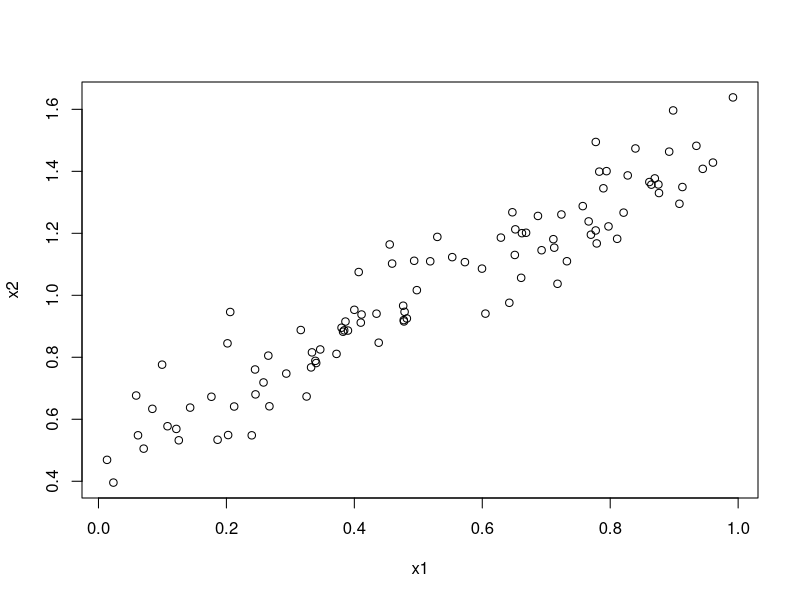
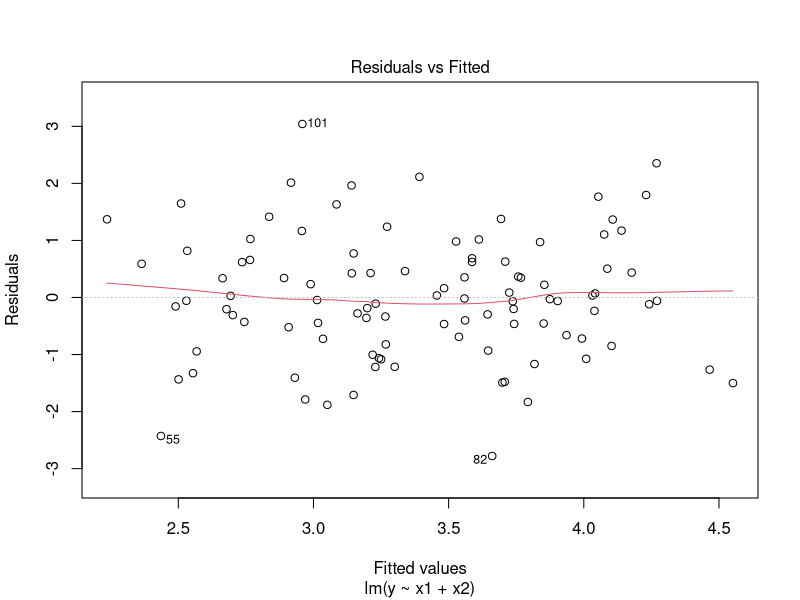
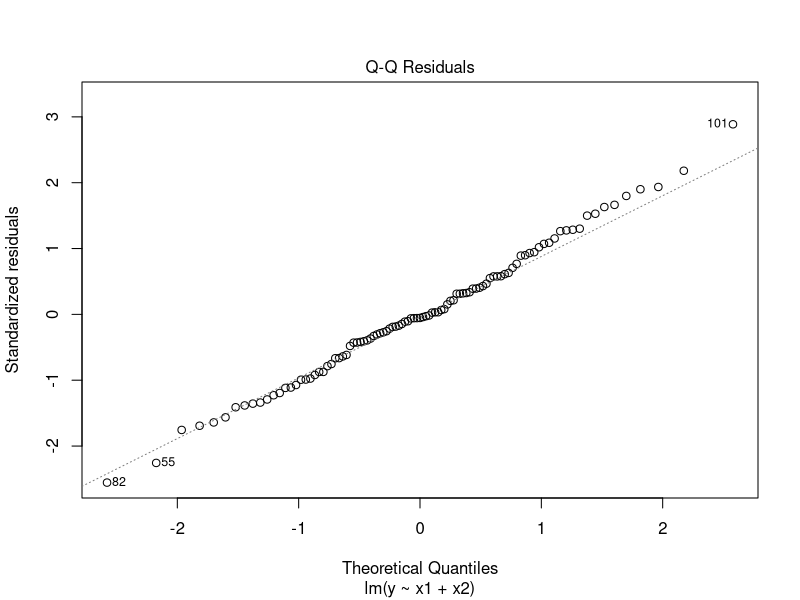
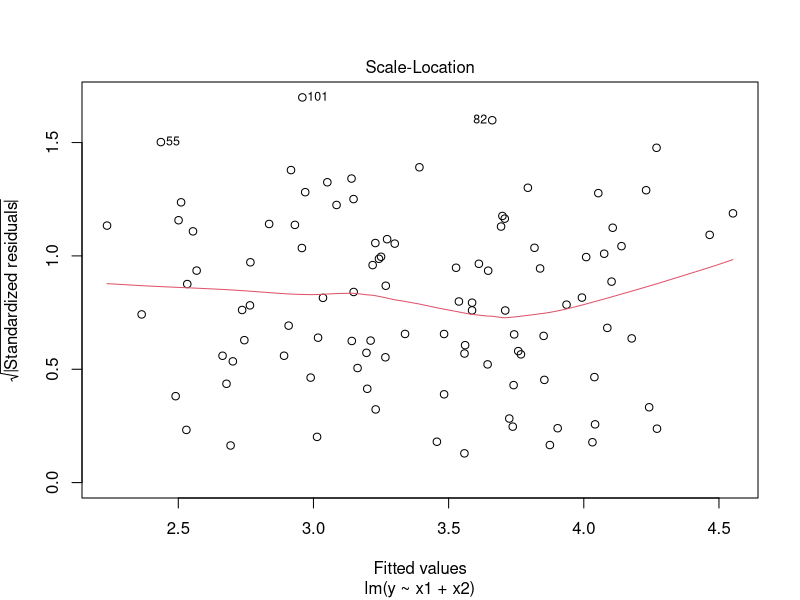
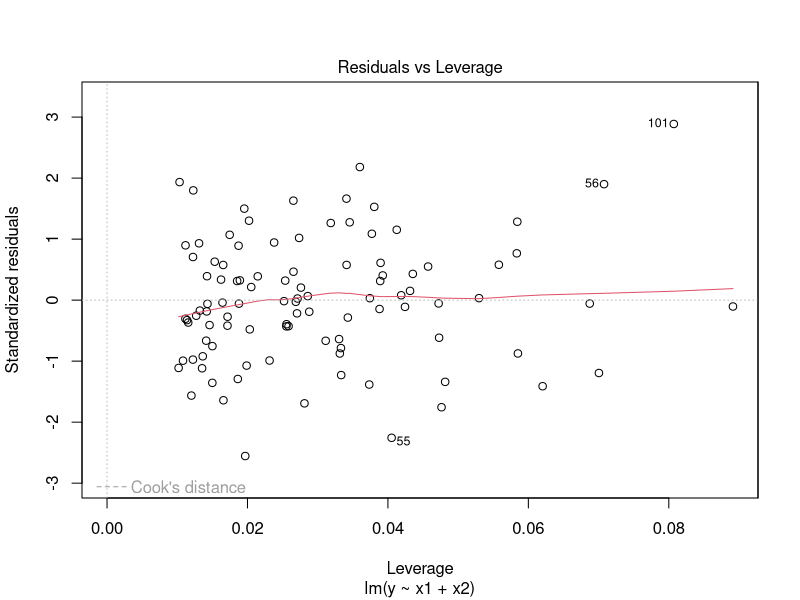
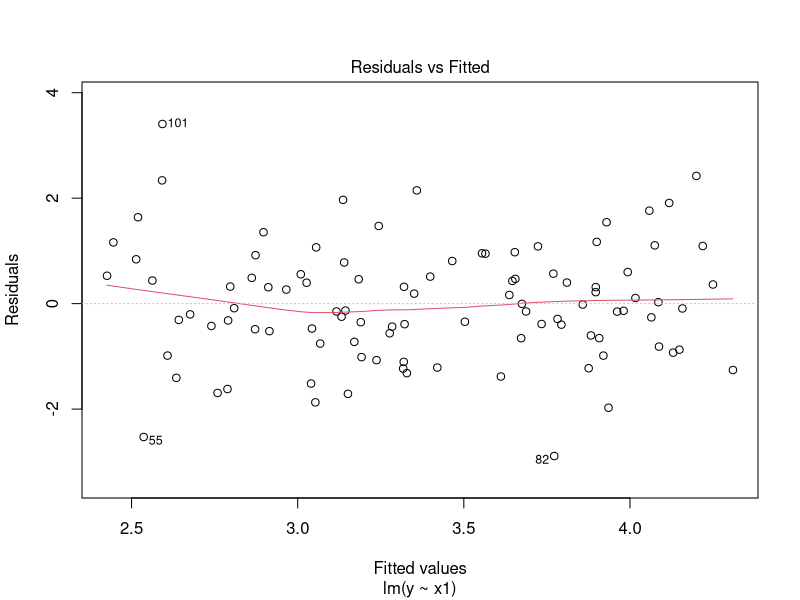
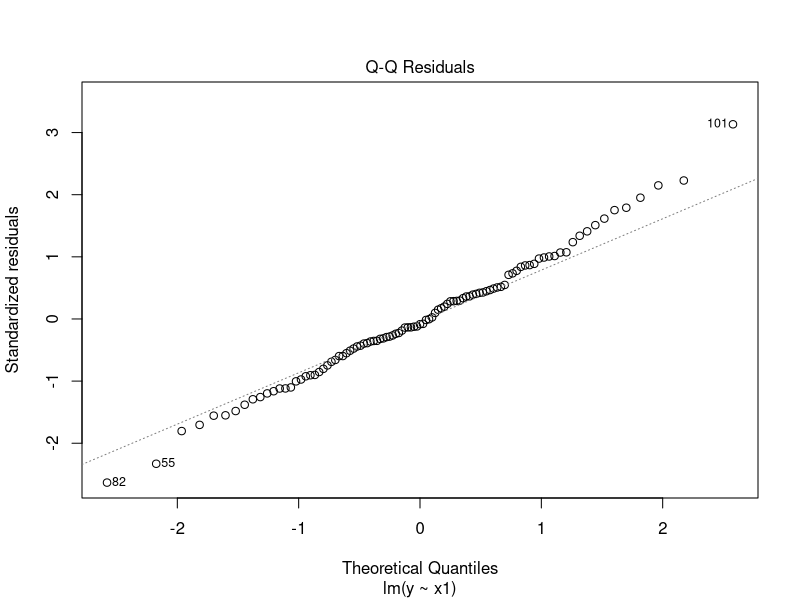
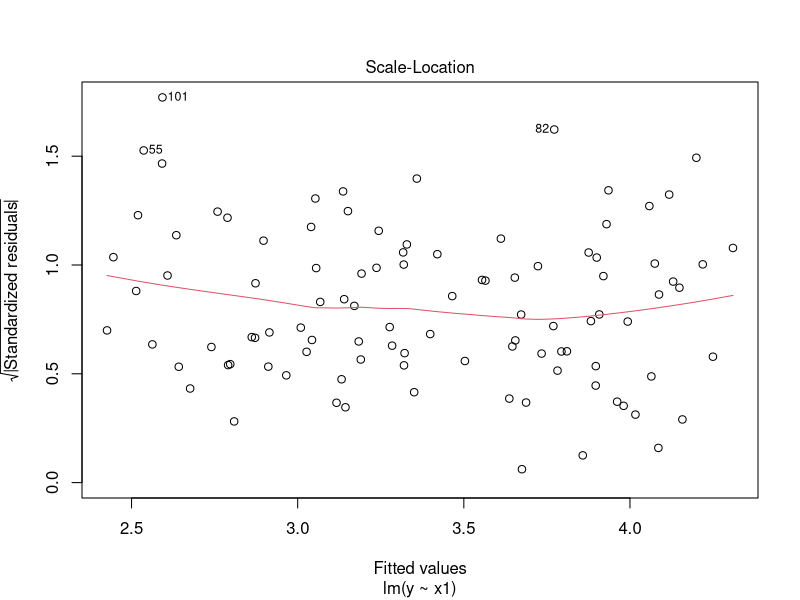

R code for these plots, in order:
## ---- chunk 1
set.seed(1)
x1 <- runif(100)
x2 <- 0.5 + x1 + rnorm(100) / 10
y <- 2 + 2 * x1 + 0.3 * x2 + rnorm(100)
## ---- chunk 2
cor(x1, x2)
## ---- chunk 3
plot(x1, x2)
## ---- chunk 4
lm_fit_v1 <- lm(y ~ x1 + x2)
summary(lm_fit_v1)
## ---- chunk 5
lm_fit_x1 <- lm(y ~ x1)
summary(lm_fit_x1)
## ---- chunk 6
lm_fit_x2 <- lm(y ~ x2)
summary(lm_fit_x2)
## ---- chunk 7
x1 <- c(x1, 0.1)
x2 <- c(x2, 0.8)
y <- c(y, 6)
## ---- chunk 8
lm_fit_v2 <- lm(y ~ x1 + x2)
summary(lm_fit_v2)
## ---- chunk 9
plot(lm_fit_v2)
## ---- chunk 10
lm_fit_x1_v2 <- lm(y ~ x1)
summary(lm_fit_x1_v2)
## ---- chunk 11
plot(lm_fit_x1_v2)
## ---- chunk 12
lm_fit_x2_v2 <- lm(y ~ x2)
summary(lm_fit_x2_v2)
## ---- chunk 13
plot(lm_fit_x2_v2)
